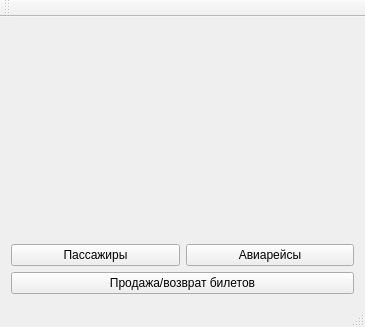
<?xml version="1.0" encoding="UTF-8"?>
<ui version="4.0">
 <class>MainWindow</class>
 <widget class="QMainWindow" name="MainWindow">
  <property name="geometry">
   <rect>
    <x>0</x>
    <y>0</y>
    <width>365</width>
    <height>327</height>
   </rect>
  </property>
  <property name="windowTitle">
   <string>Курсовой проект Гришкина 4136</string>
  </property>
  <widget class="QWidget" name="centralWidget">
   <layout class="QGridLayout" name="gridLayout">
    <item row="3" column="0">
     <widget class="QPushButton" name="pushButton_passenger">
      <property name="text">
       <string>Пассажиры</string>
      </property>
     </widget>
    </item>
    <item row="3" column="1">
     <widget class="QPushButton" name="pushButton_flight">
      <property name="text">
       <string>Авиарейсы</string>
      </property>
     </widget>
    </item>
    <item row="0" column="0">
     <widget class="QLabel" name="label">
      <property name="text">
       <string/>
      </property>
      <property name="pixmap">
       <pixmap resource="res.qrc">:/passenger-with-baggage.png</pixmap>
      </property>
      <property name="scaledContents">
       <bool>true</bool>
      </property>
     </widget>
    </item>
    <item row="4" column="0" colspan="2">
     <layout class="QHBoxLayout" name="horizontalLayout">
      <item>
       <widget class="QPushButton" name="pushButton_ticket">
        <property name="text">
         <string>Продажа/возврат билетов</string>
        </property>
       </widget>
      </item>
     </layout>
    </item>
    <item row="0" column="1">
     <widget class="QLabel" name="label_2">
      <property name="text">
       <string/>
      </property>
      <property name="pixmap">
       <pixmap resource="res.qrc">:/753465.png</pixmap>
      </property>
      <property name="scaledContents">
       <bool>true</bool>
      </property>
     </widget>
    </item>
   </layout>
  </widget>
  <widget class="QMenuBar" name="menuBar">
   <property name="geometry">
    <rect>
     <x>0</x>
     <y>0</y>
     <width>365</width>
     <height>26</height>
    </rect>
   </property>
  </widget>
  <widget class="QToolBar" name="mainToolBar">
   <attribute name="toolBarArea">
    <enum>TopToolBarArea</enum>
   </attribute>
   <attribute name="toolBarBreak">
    <bool>false</bool>
   </attribute>
  </widget>
  <widget class="QStatusBar" name="statusBar"/>
 </widget>
 <layoutdefault spacing="6" margin="11"/>
 <resources>
  <include location="res.qrc"/>
 </resources>
 <connections/>
</ui>
